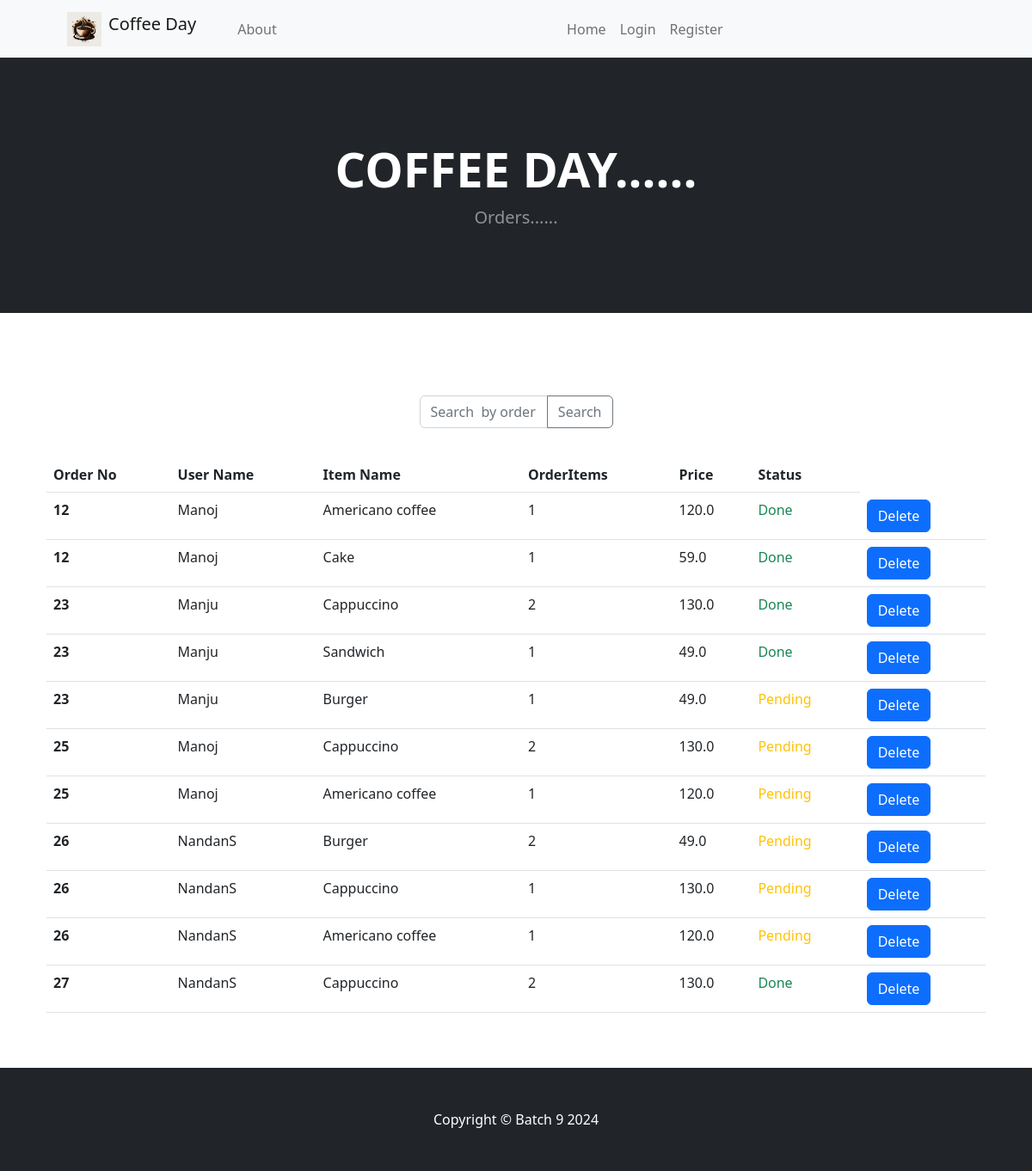
The app's page /item_orders/ with its own data.
### app/models.py (models this page shows, shortened)
class Order(models.Model):
    user = models.ForeignKey(User, on_delete=models.CASCADE)
    items = models.ManyToManyField(coffeemenu, through='OrderItem')
    total_price = models.FloatField(default=0)
    created_at = models.DateTimeField(auto_now_add=True)
    paid = models.BooleanField(default=False)

class User(AbstractUser):
    is_admin=models.BooleanField('Is admin',default=False)
    is_customer = models.BooleanField('Is customer',default=True)
    is_employee = models.BooleanField('Is employee',default=False)

class OrderItem(models.Model):
    order = models.ForeignKey(Order, on_delete=models.CASCADE)
    product = models.ForeignKey(coffeemenu, on_delete=models.CASCADE)
    quantity = models.PositiveIntegerField(default=1)
    status = models.BooleanField(default=False)

class coffeemenu(models.Model):
    name = models.CharField(max_length=100)
    price=models.FloatField(default=0)
    description=models.CharField(max_length=100,default='')
    image=models.ImageField(upload_to='uploads/products/')
    available=models.BooleanField(default=True)

### app/views.py (the view)
# urls.py: path('item_orders/',item_orders,name="item_orders"),
def item_orders(request):
    items = OrderItem.objects.all()
    order=Order.objects.all()
    return render(request, 'item_orders.html', {'items':items, 'orders':order})

### app/templates/item_orders.html
{% extends "base.html" %}
{% block contant %}
<body>
    {% include "navbar.html" %}
    <header class="bg-dark py-5">
        <div class="container px-4 px-lg-5 my-5">
            <div class="text-center text-white">
                <h1 class="display-4 fw-bolder">COFFEE DAY......</h1>
                <p class="lead fw-normal text-white-50 mb-0">Orders...... </p>
            </div>
        </div>
    </header>
        <section class="py-5">
            <div class="container px-4 px-lg-5 mt-5">
                <div class="row gx-4 gx-lg-5 row-cols-2 row-cols-md-3 row-cols-xl-4 justify-content-center">
                    <form action="{% url 'search_orders' %}" method="get" class="navbar-form">
                        <div class="input-group">
                            <input type="text" class="form-control" placeholder="Search  by order Id..." name="q">
                            <button type="submit" class="btn btn-outline-secondary">Search</button>
                        </div>
                    </form>
                    <br><br>
                    <br>
                    <table class="table">
                        <thead>
                          <tr>
                            <th scope="col">Order No</th>
                            <th scope="col">User Name</th>
                            <th scope="col">Item Name</th>
                            <th scope="col">OrderItems</th>
                            <th scope="col">Price</th>
                            <th scope="col">Status</th>
                          </tr>
                        </thead>
                        <tbody>
                            {% for order in orders %}
                            {% for order_item in order.orderitem_set.all %}
                                <tr>
                                    <th scope="row">{{ order.id }}</th>
                                    <td>{{ order.user.username }}</td>
                                    <td>{{ order_item.product.name }}</td>
                                    <td>{{ order_item.quantity }}</td>
                                    <td>{{ order_item.product.price }}</td>
                                    <td>
                                        {% if order_item.status %}
                                            <span class="text-success">Done</span>
                                        {% else %}
                                            <span class="text-warning">Pending</span>
                                        {% endif %}
                                    </td>
                                    <td>
                                        <a class="btn btn-primary" href="{% url 'delete_order' order.id %}">Delete</a>
                                    </td>
                                </tr>
                            {% endfor %}
                        {% endfor %}
                        </tbody>
                      </table>
                   </div>
        </section>
  <body>
    {% endblock %}

### records on screen
Order: id "12", user.username "Manoj"
OrderItem: product.name "Americano coffee", quantity "1", product.price "120.0", status "Done"
OrderItem: product.name "Cake", quantity "1", product.price "59.0", status "Done"
Order: id "23", user.username "Manju"
OrderItem: product.name "Cappuccino", quantity "2", product.price "130.0", status "Done"
OrderItem: product.name "Sandwich", quantity "1", product.price "49.0", status "Done"
OrderItem: product.name "Burger", quantity "1", product.price "49.0", status "Pending"
Order: id "25", user.username "Manoj"
OrderItem: product.name "Cappuccino", quantity "2", product.price "130.0", status "Pending"
OrderItem: product.name "Americano coffee", quantity "1", product.price "120.0", status "Pending"
Order: id "26", user.username "NandanS"
OrderItem: product.name "Burger", quantity "2", product.price "49.0", status "Pending"
OrderItem: product.name "Cappuccino", quantity "1", product.price "130.0", status "Pending"
OrderItem: product.name "Americano coffee", quantity "1", product.price "120.0", status "Pending"
Order: id "27", user.username "NandanS"
OrderItem: product.name "Cappuccino", quantity "2", product.price "130.0", status "Done"
